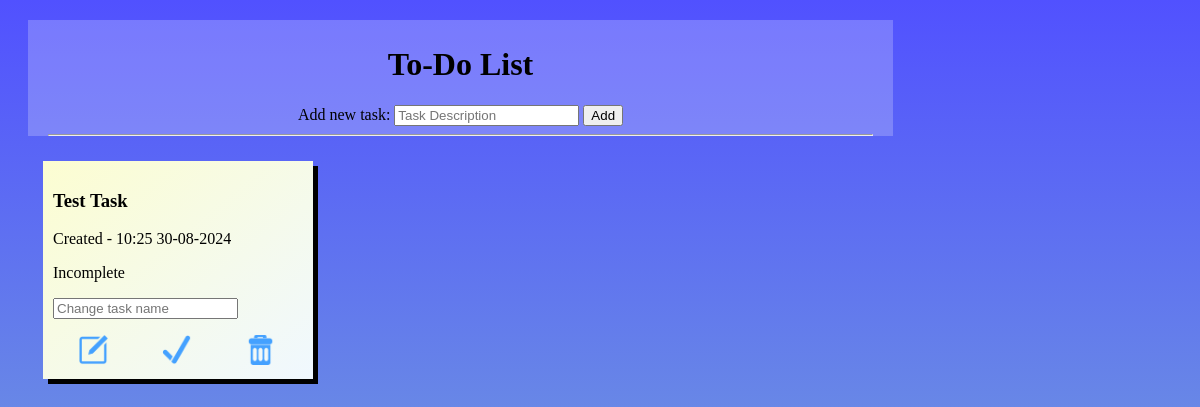
Before: / with the older database file.
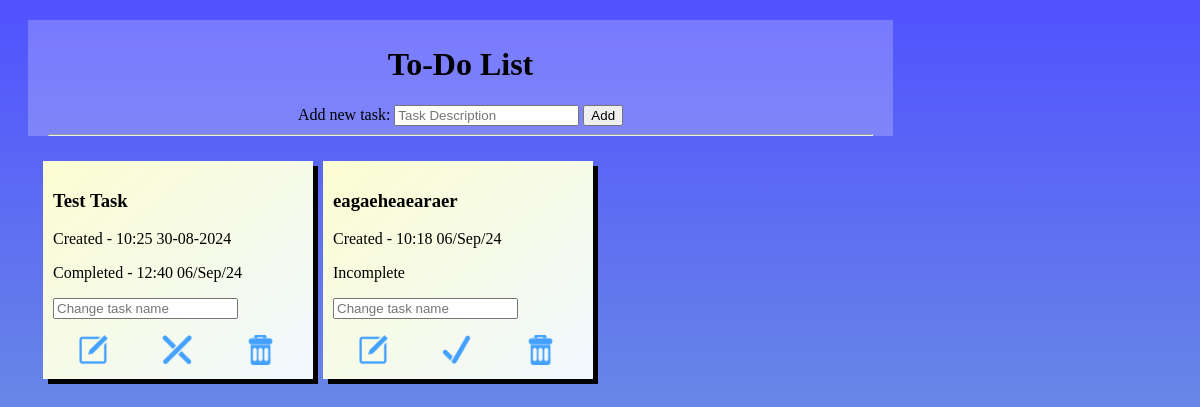
After: the same page with the newer database file.
### website/models.py (models this page shows)
class Todo(db.Model):
    id=db.Column(db.Integer, primary_key=True)
    task=db.Column(db.String(300), unique=True)
    complete=db.Column(db.Boolean, default=False)
    date=db.Column(db.String, default=datetime.now().strftime("%H:%M %d/%b/%y"))
    completed_date=db.Column(db.String, default="")

### website/views.py (the view)
@my_view.route("/")
def home():
    todo_list=Todo.query.all()
    error=request.args.get("error", None)
    message=request.args.get("message",None)
    return render_template("index.html", todo_list=todo_list, error=error, message=message)

### website/templates/index.html (shortened to what this page needs)
<!DOCTYPE html>
<html lang="en">
<head>
    <link rel="stylesheet" href="{{ url_for('static',filename='style.css')}}">
</head>
<body>
    <div class="top">
        <h1>To-Do List</h1>
        <form action="/add" method="post">
            <div>
                <label>Add new task:</label>
                <input type="text" name="task" placeholder="Task Description" maxlength="100" required>
                <button type="submit">Add</button>
            </div>
        </form>
        <hr>
    </div>
    <div class="container">
    {% for todo in todo_list %}
        <div class="todo_box">
            <h3>{{todo.task}}</h3>
            <p>Created - {{todo.date}}</p>
            {% if todo.complete==False %}
                <p>Incomplete</p>
            {% else %}
                <p>Completed - {{todo.completed_date}}</p>
            {% endif %}
            <form action="/edit/{{ todo.id }}" method="post">
                <input type="text" name="edit" maxlength="100" placeholder="Change task name" required>
                <button type="submit" class="iconbutton"><img src="{{ url_for('static',filename='editicon.png')}}" title="Edit" alt="Edit" class="icon"></button>
            </form>
            {% if todo.complete==False %}
            <a href="/update/{{ todo.id }}"><button class="iconbutton"><img src="{{ url_for('static',filename='completeicon.png')}}" title="Complete" alt="Complete" class="icon"></button></a>
            {% else %}
            <a href="/update/{{ todo.id }}"><button class="iconbutton"><img src="{{ url_for('static',filename='incompleteicon.png')}}" title="Incomplete" alt="Incomplete" class="icon"></button></a>
            {% endif %}
            <a href="/delete/{{ todo.id }}"><button class="iconbutton"><img src="{{ url_for('static',filename='deleteicon.png')}}" title="Delete" alt="Delete" class="icon"></button></a>
            </div>
    {% endfor %}
    </div>
</body>
</html>

### website/static/style.css (style rules this page uses)
body { background-image: linear-gradient(rgb(81, 81, 255), rgb(126, 187, 207)); background-attachment:fixed; }
div.top { background-color:rgba(255, 255, 255, 0.225); max-width:825px; min-width:325px; margin:20px; padding-right:20px; padding-left:20px; padding-top:5px; text-align:center; font-family:Garamond }
div.container { padding-left:30px; display:grid; grid-template-columns: 280px 280px 280px; }
div.todo_box { background-image: linear-gradient(to bottom right, rgb(252, 253, 209), aliceblue); margin:5px; width:250px; display:inline-block; padding:10px; box-shadow: 5px 5px black; font-family:Garamond }
div.todo_box>form { display:inline; }
div.todo_box>form>input { display:block; }
h3 { word-wrap:break-word }
img.icon { max-width:30px; max-height:30px; }
button.iconbutton { background:none; border:none; margin-top:15px; margin-right:19px; margin-left:19px; }

Changed rows visible on the page:
changed Todo "Test Task": completed_date (not shown) → "12:40 06/Sep/24"; complete: picture added; complete: picture removed; complete "Incomplete" → "Completed -"
added Todo: task "eagaeheaearaer", date "10:18 06/Sep/24", complete "Incomplete"
